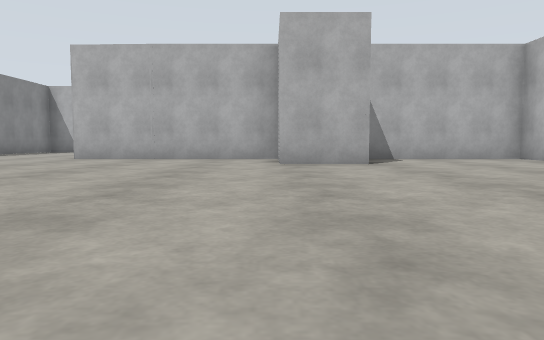
[1] (above)

21 first-person views from a walk through a Gazebo world. The camera is 0.72 m above the floor, tilts 4° down and sees 70° across. The floor is counted in squares, 2 m on a side. Each view is taken from the middle of a square. On the plan, view 1 faces up. The plan holds only what a view shows up to about 9 squares ahead; the rest is blank.

[2]
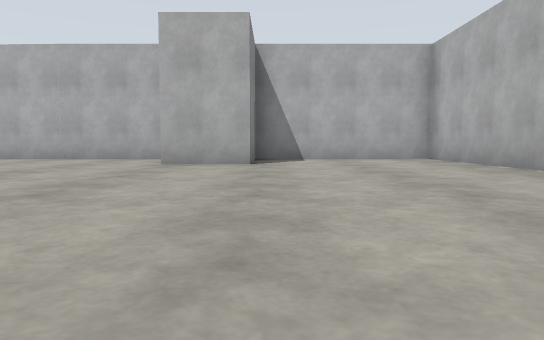

[3]
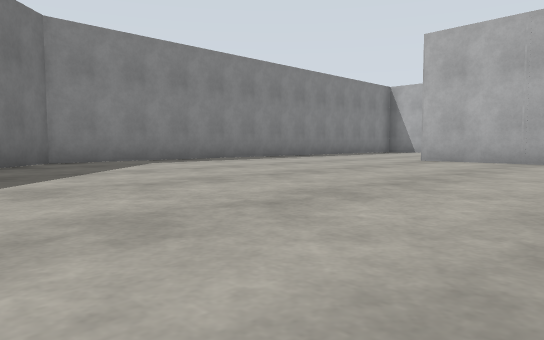

[4]
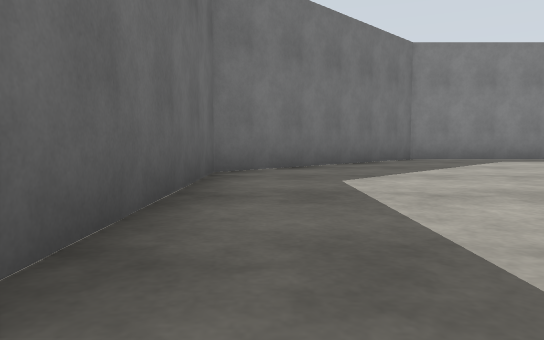

[5]
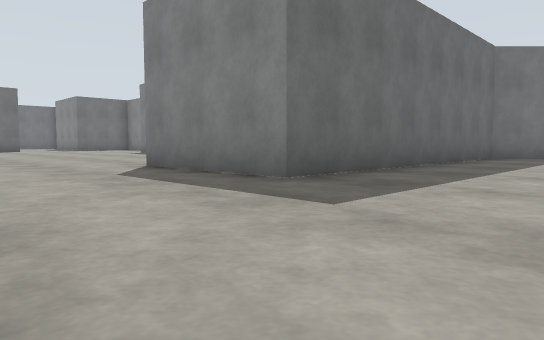

[6]
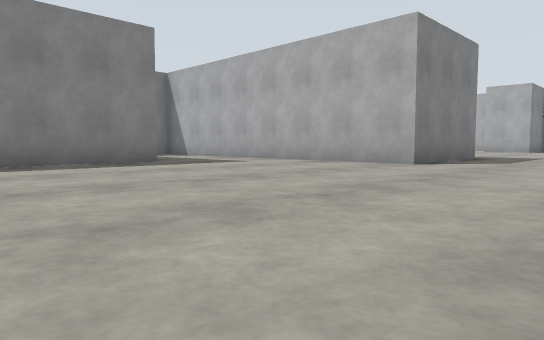

[7]
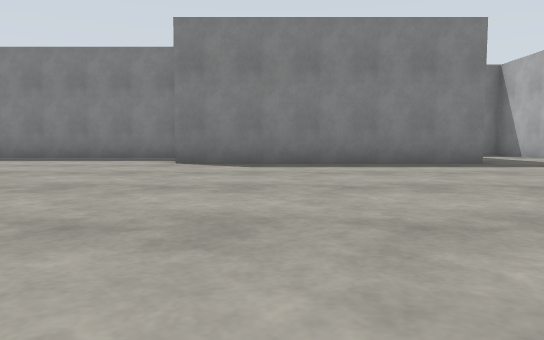

[8]
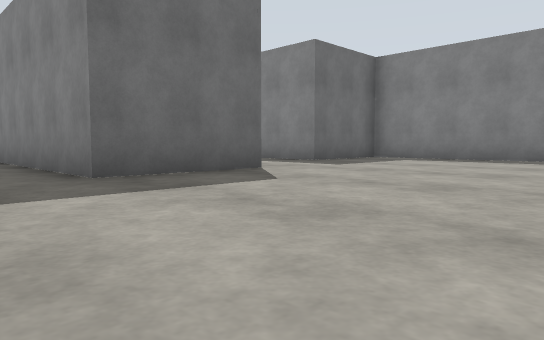

[9]
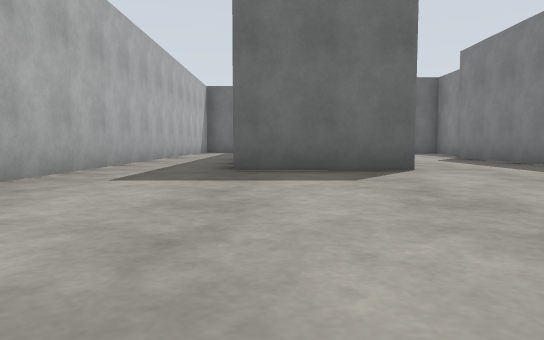

[10]
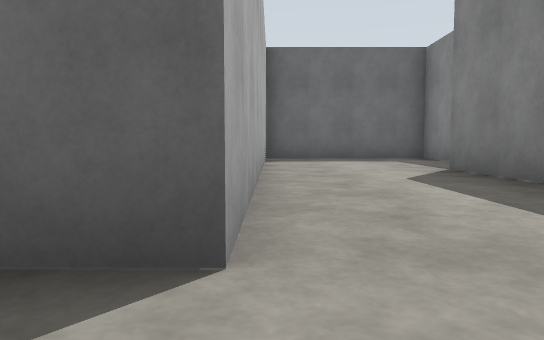

[11]
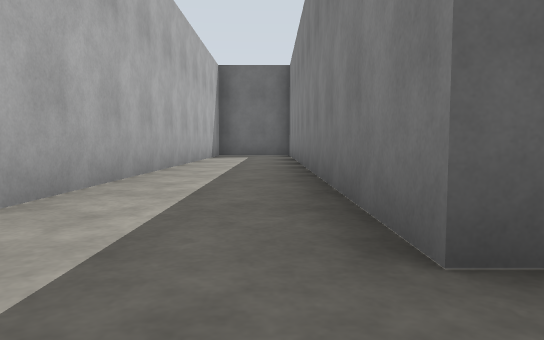

[12]
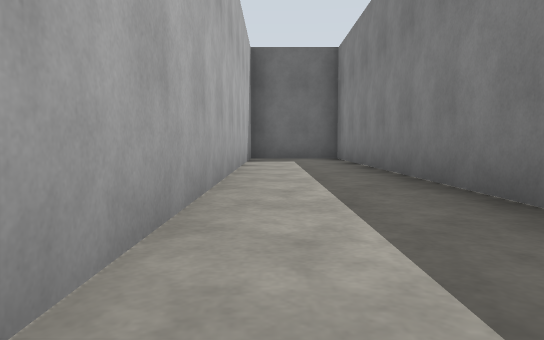

[13]
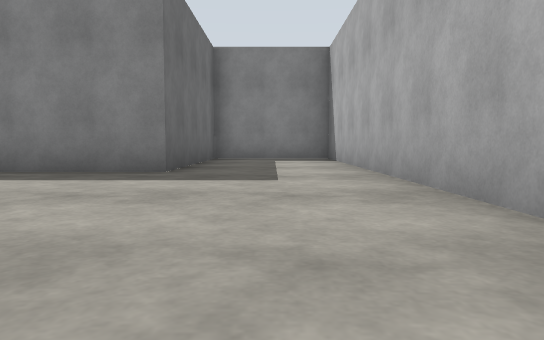

[14]
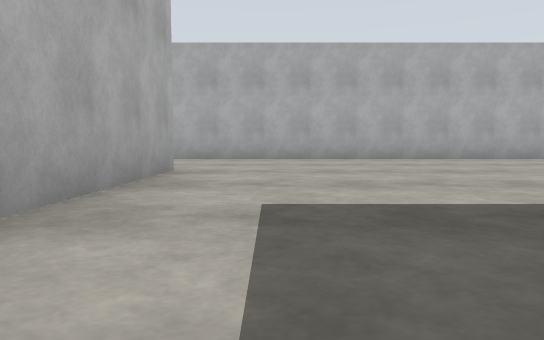

[15]
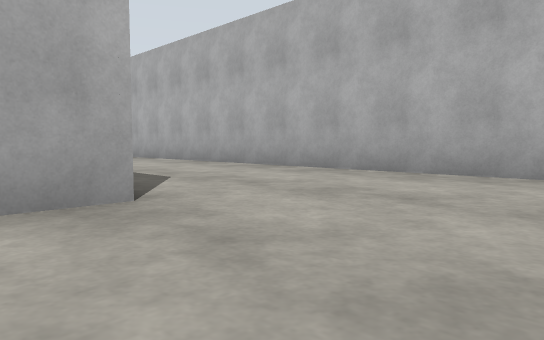

[16]
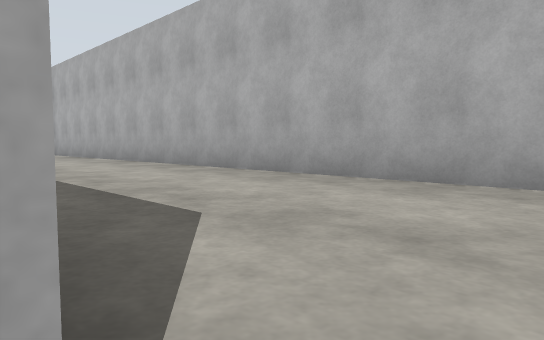

[17]
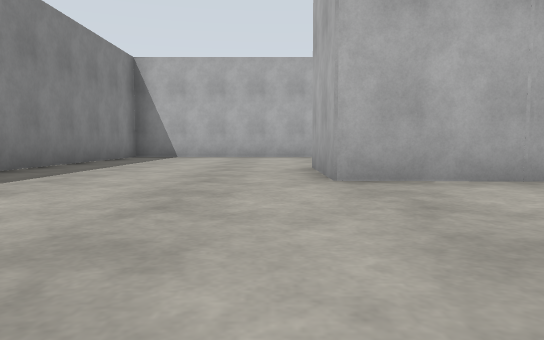

[18]
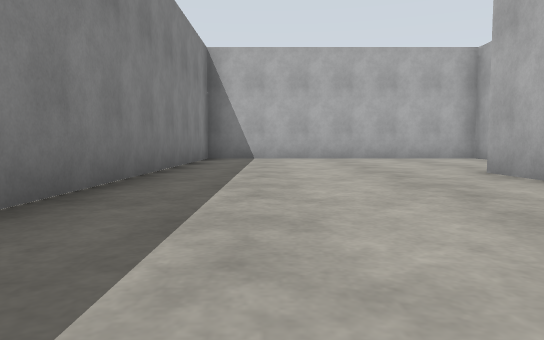

[19]
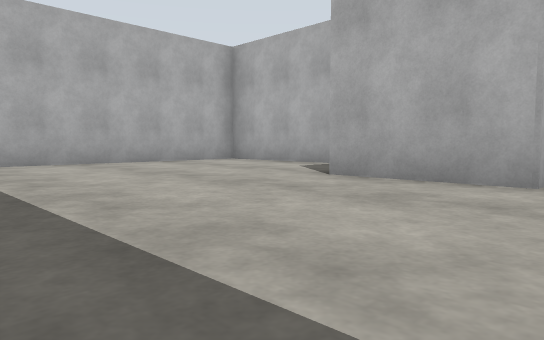

[20]
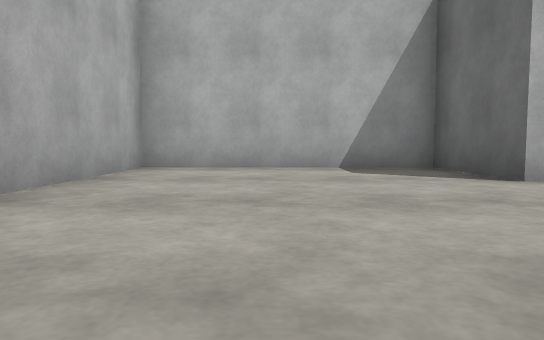

[21]
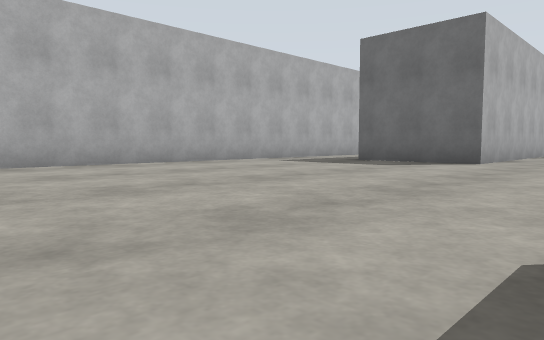

### Floor plan
Points are (right, up) in squares from view 1. A wall is a line through its corners. A room is listed if a view was taken in it or the views show most of it. See-through windows are left out.
Room 1 (views 1, 2, 3, 4, 5, 6, 7, 8, 9, 10, 11, 12, 13, 14, 15, 16, 17, 18, 19, 20, 21)
walls: (-3.8, -12.1) (-3.8, -16.2); (0.1, 7.1) (0.1, 8.5) (-4.4, 8.7) (-4.4, 10.7) (-2.4, 10.7) (-2.4, 14.9) (-8.5, 14.9) (-8.5, 8); (5.6, 8.2) (1.6, 8.4) (1.6, 6.5) (0.1, 6.5); (-8.5, 6.4) (-8.5, 3) (-4.7, -0.7) (2.1, -0.7) (2.1, -3.7) (-5.8, -3.7) (-5.8, -6.3) (-1.8, -6.3) (-1.8, -11.7); (-2.8, -17.2) (-1.4, -17.2) (-1.4, -20.4); (-2.5, -22.5) (-2.5, -23.9) (1.1, -23.9) (1.1, -16.1) (3.5, -16.1) (3.5, -25.9) (5.5, -25.9) (5.5, 8.6)

Positions as (right, up) in squares from view 1, and headings:
1: (0, 0), facing up
2: (2, 0), facing up
3: (-1, 1), facing up-left
4: (0, 0), facing left
5: (5, 2), facing down-left
6: (5, -10), facing up-left
7: (5, -10), facing left
8: (5, -12), facing down-left
9: (3, -11), facing down
10: (1, -15), facing down
11: (4, -15), facing down
12: (5, -17), facing down
13: (3, -5), facing left
14: (-3, -5), facing right
15: (1, -6), facing up-right
16: (2, -4), facing up-right
17: (-5, 5), facing up
18: (-7, 6), facing up
19: (-8, 8), facing up-right
20: (-8, 13), facing right
21: (-1, -9), facing down-right
